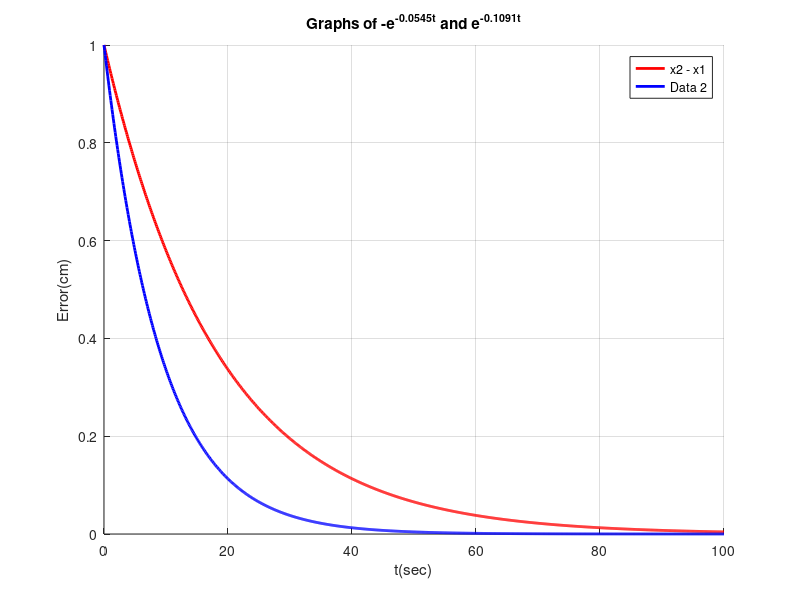

MATLAB code for this plot:
% 定義域を指定
t = linspace(0, 100, 1000);  % 0から5までの範囲で1000ポイントを生成

% 関数を計算
y1 = exp(-0.0545 * t);
y2 = exp(-0.1091 * t);

% グラフをプロット
figure;             % 新しいフィギュアウィンドウを開く
hold on;            % 複数のグラフを同時に表示するための設定

plot(t, y1, 'r', 'LineWidth', 2);  % e^tを赤色でプロット
plot(t, y2, 'b', 'LineWidth', 2);  % e^{2t}を青色でプロット

title('Graphs of -e^{-0.0545t} and e^{-0.1091t}'); % タイトル
xlabel('t(sec)');        % x軸のラベル
ylabel('Error(cm)');    % y軸のラベル
legend('-e^{-0.0545t}', 'e^{-0.1091t}'); % 凡例
grid on;            % グリッドをオンにする
legend('x2 - x1', 'Data 2', 'Data 3'); % 凡例

hold off;           % ホールドオフ
